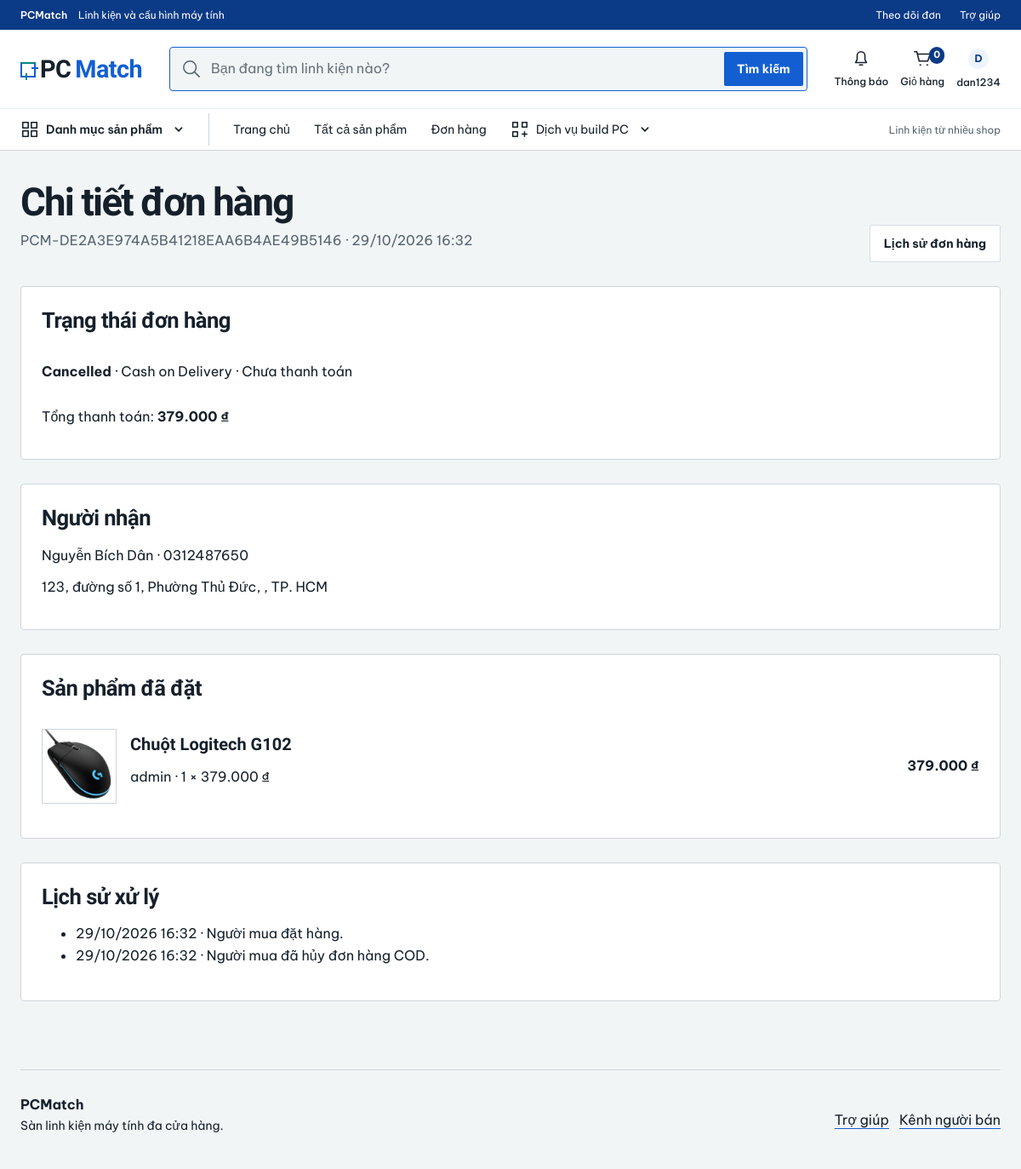
The app's page /buyer/order/?id=PCM-DE2A3E974A5B41218EAA6B4AE49B5146 (signed in) with its own data.
### users/models.py (models this page shows, shortened)
class User(AbstractUser):
    STATUS_CHOICES = [
        ('ACTIVE', 'Active'),
        ('INACTIVE', 'Inactive'),
        ('LOCKED', 'Locked'),
    ]
    ROLE_CHOICES = [
        ('CUSTOMER', 'Customer'),
        ('BUYER', 'Buyer'),
        ('SELLER', 'Seller'),
        ('ADMIN', 'Admin'),
    ]
    full_name = models.CharField(max_length=100)
    email = models.EmailField(unique=True)
    phone = models.CharField(max_length=20, blank=True)
    avatar = models.ImageField(upload_to='avatar/', blank=True)
    role = models.CharField(max_length=20, choices=ROLE_CHOICES, default='CUSTOMER')
    status = models.CharField(max_length=20, choices=STATUS_CHOICES, default='ACTIVE')
    email_verified = models.BooleanField(default=False)
    phone_verified = models.BooleanField(default=False)
    two_factor_enabled = models.BooleanField(
        default=False,
        help_text='Bật để yêu cầu mã OTP khi đăng nhập khu vực quản trị.',
    )
    created_at = models.DateTimeField(auto_now_add=True)
    updated_at = models.DateTimeField(auto_now=True)

class Address(models.Model):
    address_id = models.BigAutoField(primary_key=True)
    user = models.ForeignKey(User, on_delete=models.CASCADE, related_name='addresses')
    receiver_name = models.CharField(max_length=150)
    receiver_phone = models.CharField(max_length=20)
    province = models.CharField(max_length=100)
    district = models.CharField(max_length=100)
    ward = models.CharField(max_length=100)
    detail_address = models.CharField(max_length=255)
    is_default = models.BooleanField(default=False)
    is_archived = models.BooleanField(default=False, editable=False)
    class Meta:
        constraints = [
            models.UniqueConstraint(
                fields=['user'], condition=models.Q(is_default=True, is_archived=False),
                name='unique_active_default_address',
            ),
        ]

### orders/models.py (models this page shows, shortened)
class Order(models.Model):
    PAYMENT_METHOD_CHOICES = [
        ('COD', 'Cash on Delivery'),
        ('VNPAY', 'VNPay'),
    ]
    PAYMENT_STATUS_CHOICES = [
        ('UNPAID', 'Chưa thanh toán'),
        ('PENDING', 'Chờ thanh toán'),
        ('PAID', 'Đã thanh toán'),
        ('FAILED', 'Thanh toán thất bại'),
        ('REFUNDED', 'Đã hoàn tiền'),
    ]
    ORDER_STATUS_CHOICES = [
        ('AWAITING_PAYMENT', 'Chờ thanh toán VNPay'),
        ('PENDING', 'Chờ admin xác nhận'),
        ('COMFIRMED', 'Admin đã xác nhận'),
        ('PROCESSING', 'Shop đang xử lý'),
        ('SHIPPING', 'Đang giao hàng'),
        ('DELIVERED', 'Hoàn thành'),
        ('CANCELLED', 'Cancelled'),
        ('RETURNED', 'Returned'),
    ]
    order_id = models.BigAutoField(primary_key=True)
    user = models.ForeignKey(settings.AUTH_USER_MODEL, on_delete=models.CASCADE, related_name='orders')
    address = models.ForeignKey('users.Address', on_delete=models.CASCADE, related_name='orders')
    order_code = models.CharField(max_length=50, unique=True)
    checkout_token = models.UUIDField(null=True, blank=True, unique=True, editable=False)
    subtotal = models.DecimalField(max_digits=15, decimal_places=2)
    shipping_fee = models.DecimalField(max_digits=15, decimal_places=2, default=0)
    platform_fee = models.DecimalField(max_digits=15, decimal_places=2, default=0)
    total_amount = models.DecimalField(max_digits=15, decimal_places=2)
    payment_method = models.CharField(max_length=30, choices=PAYMENT_METHOD_CHOICES)
    payment_status = models.CharField(max_length=30, choices=PAYMENT_STATUS_CHOICES, default='UNPAID')
    order_status = models.CharField(max_length=30, choices=ORDER_STATUS_CHOICES, default='PENDING')
    created_at = models.DateTimeField(auto_now_add=True)
    updated_at = models.DateTimeField(auto_now=True)

class OrderItem(models.Model):
    order_item_id = models.BigAutoField(primary_key=True)
    order = models.ForeignKey(Order, on_delete=models.CASCADE, related_name='order_items')
    product = models.ForeignKey('products.Product', on_delete=models.CASCADE, related_name='order_items')
    shop = models.ForeignKey('shops.Shop', on_delete=models.CASCADE, related_name='order_items')
    quantity = models.PositiveIntegerField(default=1)
    unit_price = models.DecimalField(max_digits=15, decimal_places=2)
    subtotal = models.DecimalField(max_digits=15, decimal_places=2)
    item_status = models.CharField(max_length=30)

class OrderStatusHistory(models.Model):
    history_id = models.BigAutoField(primary_key=True)
    order = models.ForeignKey(Order, on_delete=models.CASCADE, related_name='status_history')
    changed_by = models.ForeignKey(settings.AUTH_USER_MODEL, on_delete=models.CASCADE, related_name='order_status_changes')
    old_status = models.CharField(max_length=30, null=True, blank=True)
    new_status = models.CharField(max_length=30)
    note = models.TextField(blank=True)
    changed_at = models.DateTimeField(auto_now=True)

### products/models.py (models this page shows, shortened)
class Product(models.Model):
    STATUS_CHOICES = [
        ('ACTIVE', 'Active'),
        ('INACTIVE', 'Inactive'),
        ('OUT_OF_STOCK', 'Out of stock'),
    ]
    product_id = models.BigAutoField(primary_key=True)
    shop = models.ForeignKey(Shop, on_delete=models.CASCADE, related_name='products')
    category = models.ForeignKey(Category, on_delete=models.CASCADE, related_name='products')
    brand = models.ForeignKey(Brand, on_delete=models.SET_NULL, null=True, blank=True, related_name='products')
    product_name = models.CharField(max_length=255)
    slug = models.SlugField(max_length=255, unique=True)
    description = models.TextField(blank=True)
    price = models.DecimalField(max_digits=15, decimal_places=2)
    stock_quantity = models.IntegerField(default=0)
    sold_quantity = models.IntegerField(default=0)
    thumbnail = models.ImageField(upload_to='product_thumbnail/', blank=True)
    status = models.CharField(max_length=20, choices=STATUS_CHOICES, default='ACTIVE')
    created_at = models.DateTimeField(auto_now_add=True)
    updated_at = models.DateTimeField(auto_now=True)

### shops/models.py (models this page shows, shortened)
class Shop(models.Model):
    STATUS_CHOICES = [
        ('PENDING', 'Pending'),
        ('ACTIVE', 'Active'),
        ('SUSPENDED', 'Suspended'),
    ]
    shop_id = models.BigAutoField(primary_key=True)
    owner = models.ForeignKey(settings.AUTH_USER_MODEL, on_delete=models.CASCADE, related_name='shop')
    shop_name = models.CharField(max_length=150)
    description = models.TextField(blank=True)
    logo = models.ImageField(upload_to='shop_logo/', blank=True)
    phone = models.CharField(max_length=20)
    address = models.CharField(max_length=255)
    status = models.CharField(max_length=20, choices=STATUS_CHOICES, default='PENDING')
    platform_fee_percent = models.DecimalField(max_digits=5, decimal_places=2, default=5.00)
    id_card = models.FileField(upload_to='shop_docs/', blank=True)
    business_license = models.FileField(upload_to='shop_docs/', blank=True)
    legal_submitted_at = models.DateTimeField(null=True, blank=True)
    created_at = models.DateTimeField(auto_now_add=True)
    updated_at = models.DateTimeField(auto_now=True)

### orders/views.py (the view)
@require_GET
@buyer_required
def buyer_order(request):
    order = get_object_or_404(
        Order.objects.select_related('address').prefetch_related('order_items__product', 'order_items__shop', 'status_history'),
        order_code=request.GET.get('id', ''), user=request.user,
    )
    return render(request, 'buyer/order.html', {'page_name': 'order', 'page_section': 'buyer', 'order': order})

### templates/buyer/order.html (shortened to what this page needs)
{% extends 'includes/buyer_base.html' %}
{% load cart_prices %}
{% block content %}
<header class="page-head">
    <div><h1>Chi tiết đơn hàng</h1><p>{{ order.order_code }} · {{ order.created_at|date:'d/m/Y H:i' }}</p></div>
    <a class="btn btn--secondary" href="{% url 'buyer_orders' %}">Lịch sử đơn hàng</a>
</header>
<section class="panel panel--padded stack">
    <h2>Trạng thái đơn hàng</h2>
    <p><strong>{{ order.get_order_status_display }}</strong> · {{ order.get_payment_method_display }} · {{ order.get_payment_status_display }}</p>
    <p>Tổng thanh toán: <strong>{{ order.total_amount|vnd }} ₫</strong></p>
</section>
<section class="panel panel--padded">
    <h2>Người nhận</h2>
    <p>{{ order.address.receiver_name }} · {{ order.address.receiver_phone }}</p>
    <p>{{ order.address.detail_address }}, {{ order.address.ward }}, {{ order.address.district }}, {{ order.address.province }}</p>
</section>
<section class="panel panel--padded">
    <h2>Sản phẩm đã đặt</h2>
    {% for item in order.order_items.all %}
    <article class="buyer-order-detail-item">
        <span class="buyer-order-product__image buyer-order-detail-item__image">{% if item.product.thumbnail %}<img src="{{ item.product.thumbnail.url }}" alt="{{ item.product.product_name }}">{% else %}<span>Chưa có ảnh</span>{% endif %}</span>
        <div class="buyer-order-detail-item__info"><h3>{{ item.product.product_name }}</h3><p>{{ item.shop.shop_name }} · {{ item.quantity }} × {{ item.unit_price|vnd }} ₫</p></div>
        <strong>{{ item.subtotal|vnd }} ₫</strong>
    </article>
    {% endfor %}
</section>
<section class="panel panel--padded">
    <h2>Lịch sử xử lý</h2>
    <ul>{% for event in order.status_history.all %}<li>{{ event.changed_at|date:'d/m/Y H:i' }} · {{ event.note }}</li>{% empty %}<li>Chưa có cập nhật.</li>{% endfor %}</ul>
</section>
{% endblock %}

### templates/includes/buyer_header.html (shortened to what this page needs)
{% load cart_prices %}
<div class="buyer-service"><div class="container"><span><b>PCMatch</b> Linh kiện và cấu hình máy tính</span><div><a href="{% url 'buyer_orders' %}">Theo dõi đơn</a><a href="{% url 'buyer_help' %}">Trợ giúp</a></div></div></div>
<header class="market-header buyer-header">
    <div class="container market-top">
        <a class="logo" href="{% url 'home' %}" aria-label="PCMatch — Trang chủ"><i class="logo__mark" aria-hidden="true"></i><span>PC</span><span>Match</span></a>
        <div class="header-search-wrap">
            <form action="{% url 'buyer_search' %}" class="market-search" role="search">
                <label class="sr-only" for="global-search">Tìm linh kiện</label>{% include 'includes/buyer_icon.html' with icon='search' %}
                <input id="global-search" name="q" type="search" value="{{ request.GET.q }}" enterkeyhint="search" autocomplete="off" placeholder="Bạn đang tìm linh kiện nào?" aria-controls="header-suggestions" aria-expanded="false">
                <button class="btn btn--primary" type="submit">Tìm kiếm</button>
            </form>
        </div>
        <div class="header-utilities">
            <a class="header-utility" href="{% url 'buyer_notifications' %}">{% include 'includes/buyer_icon.html' with icon='bell' %}<span>Thông báo</span></a>
            <details class="header-cart header-dropdown">
                <summary class="header-utility cart-link" aria-label="Xem nhanh giỏ hàng">{% include 'includes/buyer_icon.html' with icon='cart' %}<span>Giỏ hàng</span><b id="cart-count">{{ database_cart_count }}</b></summary>
            </details>
            <details class="header-account header-dropdown">
                <summary class="header-utility">
                    {% if request.user.is_authenticated %}<span class="header-avatar">{{ request.user.full_name|default:request.user.username|first|upper }}</span>{% else %}{% include 'includes/buyer_icon.html' with icon='user' %}{% endif %}
                    <span>{% if request.user.is_authenticated %}{{ request.user.full_name|default:request.user.username }}{% else %}Tài khoản{% endif %}</span>
                </summary>
            </details>
        </div>
    </div>
    <div class="header-nav-strip">
        <nav id="market-nav" class="container market-nav" aria-label="Điều hướng mua sắm">
            <details class="header-categories header-dropdown">
                <summary>{% include 'includes/buyer_icon.html' with icon='grid' %}Danh mục sản phẩm{% include 'includes/buyer_icon.html' with icon='chevron' %}</summary>
            </details>
            <a href="{% url 'home' %}"{% if page_name == 'home' %} aria-current="page"{% endif %}>Trang chủ</a>
            <a href="{% url 'buyer_search' %}"{% if page_name == 'search' %} aria-current="page"{% endif %}>Tất cả sản phẩm</a>
            <a href="{% url 'buyer_orders' %}">Đơn hàng</a>
            <details class="header-services header-dropdown">
                <summary>{% include 'includes/buyer_icon.html' with icon='build' %}Dịch vụ build PC{% include 'includes/buyer_icon.html' with icon='chevron' %}</summary>
            </details>
            <span class="header-nav-note">Linh kiện từ nhiều shop</span>
        </nav>
    </div>
</header>

### records on screen
User: user.full_name|first "D", user.full_name "dan1234"
Order: order_code "PCM-DE2A3E974A5B41218EAA6B4AE49B5146", created_at "29/10/2026 16:32", order_status "Cancelled", payment_method "Cash on Delivery", payment_status "Chưa thanh toán", total_amount|vnd "379.000", address.receiver_name "Nguyễn Bích Dân", address.receiver_phone "0312487650", address.detail_address "123, đường số 1", address.ward "Phường Thủ Đức", address.province "TP. HCM"
OrderItem: product.thumbnail (picture), product.product_name "Chuột Logitech G102", shop.shop_name "admin", quantity "1", unit_price|vnd "379.000", subtotal|vnd "379.000"
OrderStatusHistory: changed_at "29/10/2026 16:32", note "Người mua đặt hàng."
OrderStatusHistory: changed_at "29/10/2026 16:32", note "Người mua đã hủy đơn hàng COD."

### other values on screen
{{ database_cart_count }} "0"
